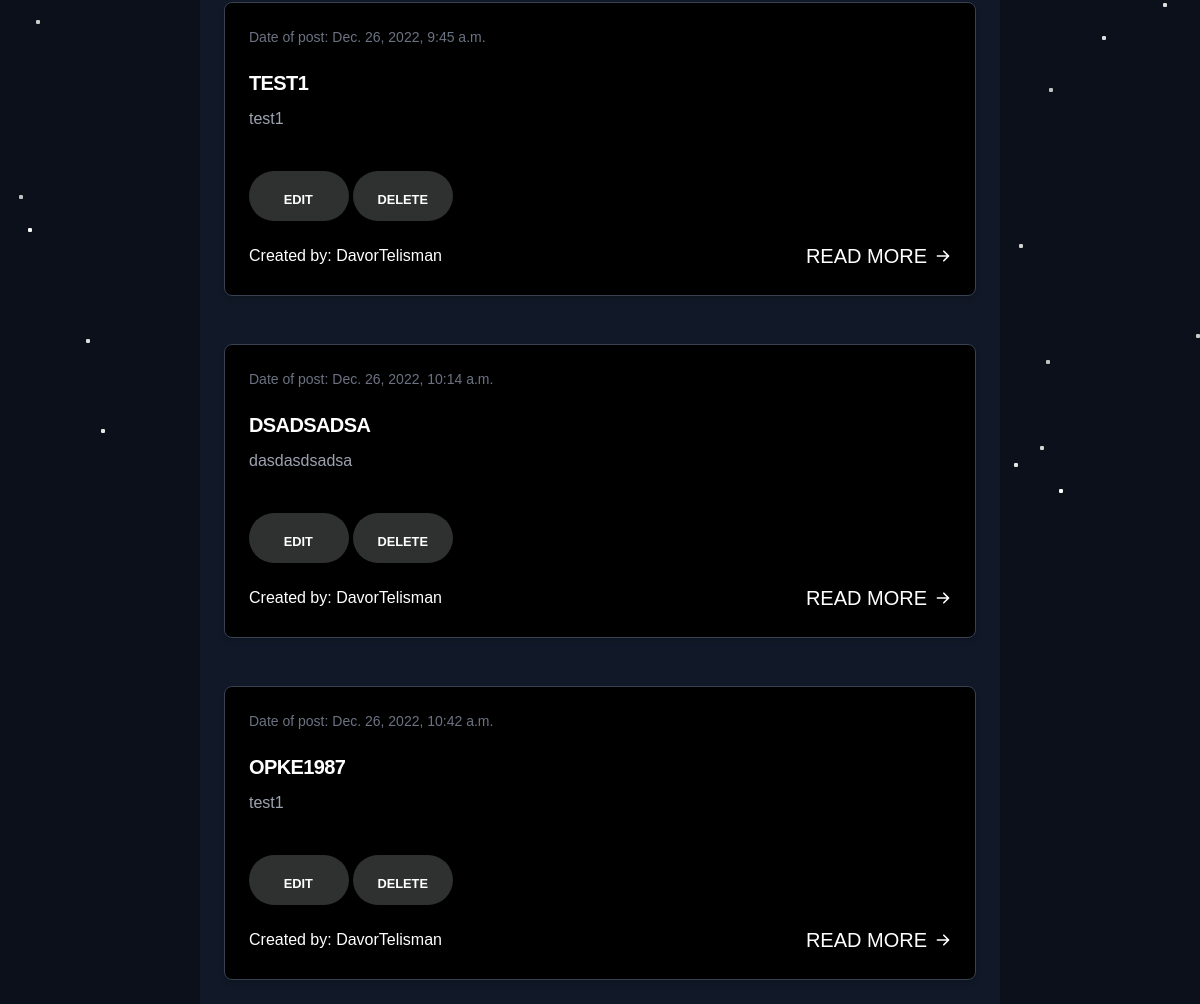
The app's page /blog/ (signed in, lower part), older data.
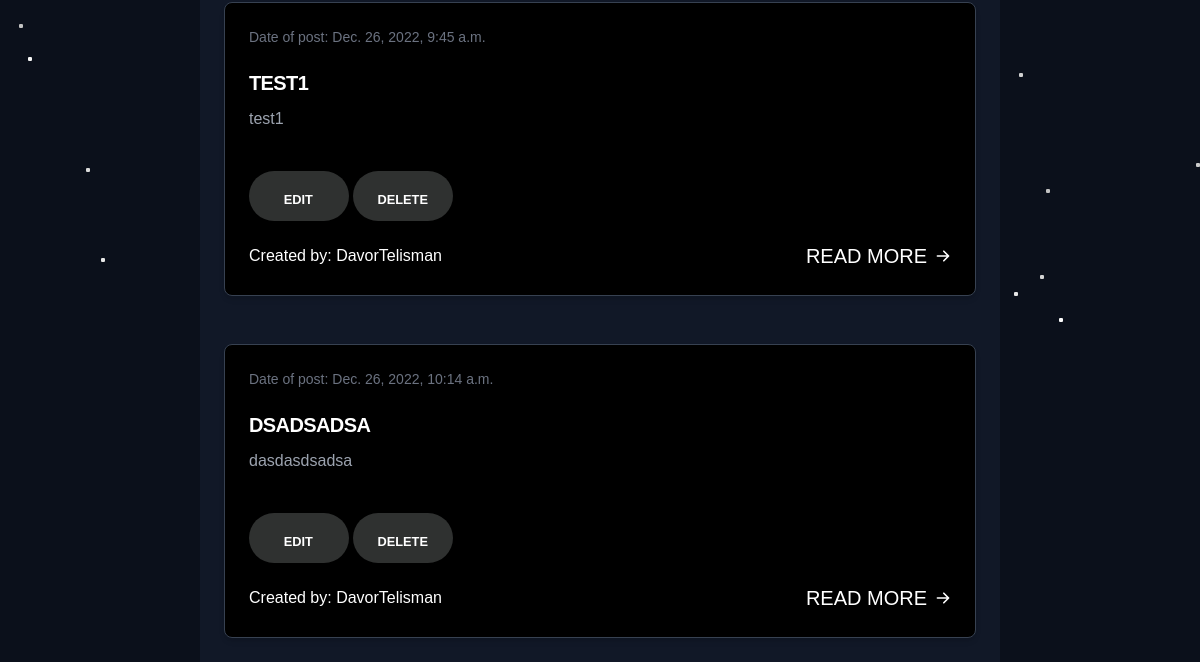
The same page, newer data.
### api/models.py (models this page shows, shortened)
class Post(models.Model):
    created = models.DateTimeField(auto_now_add=True)
    title = models.CharField(max_length=100, blank=True, default='')
    body = models.TextField(blank=True, default='')
    owner = models.ForeignKey('auth.User', related_name='posts', on_delete=models.CASCADE)
    category = models.ForeignKey(Category, related_name='category',null=True,on_delete=models.CASCADE)
    class Meta:
        ordering = ['created']

### api/views.py (the view)
# urls.py: path('blog/', include('django.contrib.auth.urls')),
def blog(request):
    blog_post= Post.objects.all()
    context = {
        'blog_post': blog_post,
    }
    return render(request, 'blog.html', context)

### templates/blog.html (shortened to what this page needs)
{% load static %}
{% if user.is_authenticated %}
<link rel="stylesheet" type="text/css" href="{% static 'assets/css/blog.css' %}">
<link rel="stylesheet" type="text/css" href="{% static 'assets/css/navbar.css' %}">
<link rel="stylesheet" type="text/css" href="{% static 'assets/css/bggraound.css' %}">
<body class="bg-gray-900" data-new-gr-c-s-check-loaded="14.1089.0" data-gr-ext-installed="">
    <link rel="stylesheet" href="https://cdnjs.cloudflare.com/ajax/libs/font-awesome/6.2.0/css/all.min.css" />
{% block content %}
    <section id="blog" class="pt-[40px]">
        <div class="container">
            <div class="justify-center p-0 max-w-[800px] m-auto">
                {% for blog in blog_post %}
                <section class="bg-gray-900" data-projection-id="16" style="opacity: 1;">
                    <div class="py-6 px-4 mx-auto lg:px-6">
                        <div class="grid gap-8 lg:grid-cols-1">
                            <article class="p-6 rounded-lg border shadow-md bg-gray-800 border-gray-700">
                                <div class="flex justify-between items-center mb-5 text-gray-500">
                                    <span class="text-sm">Date of post: {{ blog.created }}</span>
                                </div>
                                <h2 class="hover-underline-animation mb-2 text-2xl font-bold tracking-tight text-white">
                                    <a href="{% url 'blog_detail' blog.pk %}">{{ blog.title }}</a>
                                </h2>
                                        <p class="mb-5 font-light text-gray-400">{{ blog.body|safe|truncatewords:25 }}</p>
                                        {% if user.id == blog.owner.id %}
                                            <button id="neonShadow">  <a href="{% url 'update_blog' blog.pk %}"><span>Edit</span></a></button>
                                            <button id="neonShadow">  <a href="{% url 'delete_blog' blog.pk %}"><span>Delete</span></a></button>
                                        {% endif %}
                                <div class="flex justify-between items-center">
                                    <div class="flex items-center space-x-4">
                                        <span class="font-medium text-white">Created by: {{ blog.owner }}</span>
                                    </div>
                                    <a class="inline-flex-important items-center font-medium text-white hover-underline-animation" href="{% url 'blog_detail' blog.pk %}">Read more
                                        <svg class="ml-2 w-4 h-4" fill="currentColor" viewBox="0 0 20 20" xmlns="http://www.w3.org/2000/svg">
                                            <path fill-rule="evenodd" d="M10.293 3.293a1 1 0 011.414 0l6 6a1 1 0 010 1.414l-6 6a1 1 0 01-1.414-1.414L14.586 11H3a1 1 0 110-2h11.586l-4.293-4.293a1 1 0 010-1.414z" clip-rule="evenodd"></path>
                                        </svg>
                                    </a>
                                </div>
                            </article>
                        </div>
                    </div>
                </section>
                {% endfor %}
            </div>
        </div>
    </section>
{% endblock %}
    <div class="bg">
        <div class="star-field">
        </div>
    </div>
{% endif %}

Row changes from the older to the newer data that the page shows:
removed Post: created "Dec. 26, 2022, 10:42 a.m.", title "OPKE1987", body "test1", shows "EDIT", owner "DavorTelisman"
